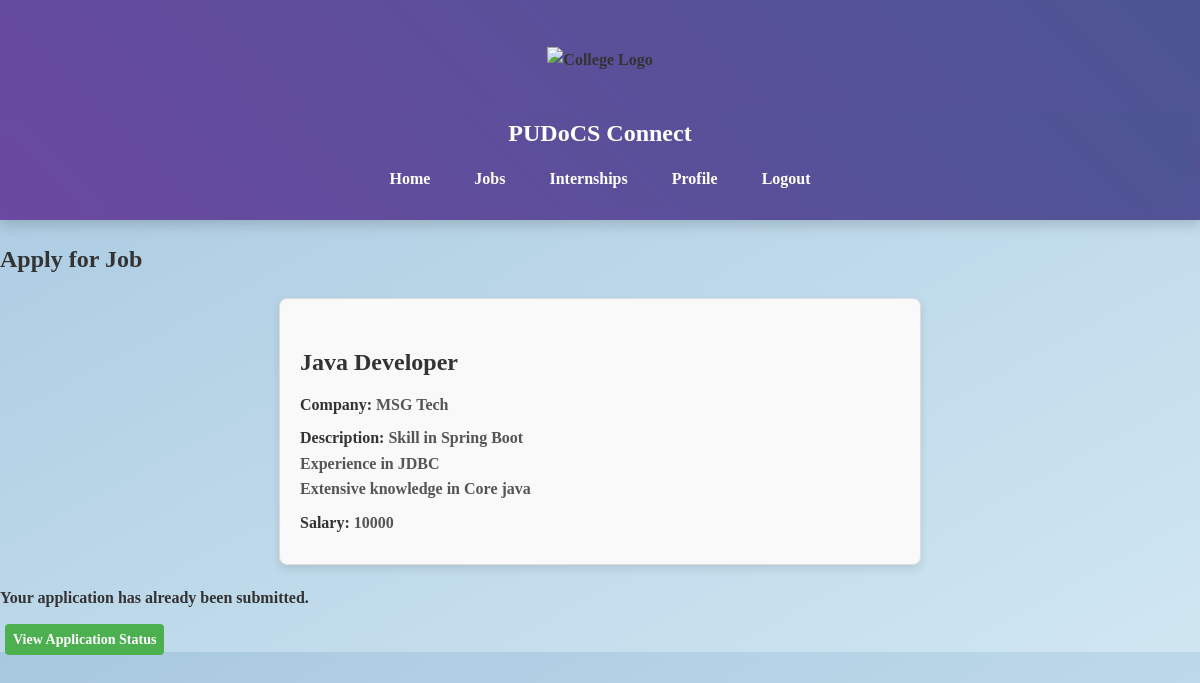
The page /student_apply_job.php?job_id=12 (signed in) on the database its author committed.
### tables this page shows
CREATE TABLE `job_postings` (
  `id` int(11) NOT NULL,
  `title` varchar(255) NOT NULL,
  `company_name` varchar(255) NOT NULL,
  `description` text NOT NULL,
  `admin_user_name` varchar(255) NOT NULL,
  `application_deadline` date NOT NULL,
  `job_type` enum('Full-time','Part-time','Contract','Internship') NOT NULL,
  `location` varchar(255) NOT NULL,
  `salary` varchar(100) DEFAULT NULL,
  `posted_by` varchar(255) NOT NULL,
  `poster_image` varchar(255) NOT NULL,
  `posted_date` timestamp NOT NULL DEFAULT current_timestamp(),
  `category` enum('Developing','Testing','Digital Marketing','Editor','Customer Support','Project Management','Design','Data Science') NOT NULL,
  `alumni_id` int(11) NOT NULL
);

### student_apply_job.php (the view, shortened to what this page needs)
<?php
require 'db.php';
$job_id = $_GET['job_id'];
$student_id = $_SESSION['user_id'];
$stmt = $conn->prepare("SELECT title, company_name, description, salary, posted_by FROM job_postings WHERE id = ?");
$stmt->bind_param("i", $job_id);
$stmt->execute();
$result = $stmt->get_result();
$job = $result->fetch_assoc();
$stmt = $conn->prepare("SELECT * FROM job_applications WHERE job_id = ? AND student_id = ?");
$stmt->bind_param("ii", $job_id, $student_id);
$stmt->execute();
$application_result = $stmt->get_result();
$has_applied = $application_result->num_rows > 0;
?>
<!DOCTYPE html>
<html lang="en">
<head>
    <link rel="stylesheet" href="./style.css">
</head>
<body>
<header>
    <div class="header-container">
        <img src="https://www.pondiuni.edu.in/wp-content/uploads/2020/05/PU_Logo_Full.png" alt="College Logo">
    </div>
    <nav>
        <div class="college-title">
        <h2>PUDoCS Connect </h2>
        </div>
      <a href="./student_index.php">Home</a>
        <a href="job_show.php">Jobs</a>
        <a href="internship_show.php">Internships</a>
        <a href="student_profile.php">Profile</a>
        <a href="logout.php">Logout</a>
    </nav>
</header>
<h2>Apply for Job</h2>
<div class="job-details">
    <h3><?php echo htmlspecialchars($job['title']); ?></h3>
    <p><strong>Company:</strong> <?php echo htmlspecialchars($job['company_name']); ?></p>
    <p><strong>Description:</strong> <?php echo nl2br(htmlspecialchars($job['description'])); ?></p>
    <p><strong>Salary:</strong> <?php echo htmlspecialchars($job['salary']); ?></p>
</div>
<?php if ($has_applied): ?>
    <p>Your application has already been submitted.</p>
    <a href="student_job_application_status.php?job_id=<?php echo $job_id; ?>" class="btn">View Application Status</a>
<?php endif; ?>
</body>
</html>

### style.css (style rules this page uses)
body { font-family: Cambria, Cochin, Georgia, Times, 'Times New Roman', serif; font-weight: bold; margin: 0; padding: 0; background: linear-gradient(to bottom right, #a8c8e0, #d0e7f2); color: #333; line-height: 1.6; overflow-x: hidden; transition: background-color 0.5s ease; animation: fadeInBackground 0.5s ease-in-out; }
header { text-align: center; box-shadow: 0 6px 12px rgba(0, 0, 0, 0.15); top: 0; z-index: 10; animation: slideDownNav 0.8s ease-out; background: linear-gradient(45deg, #6a49a0, #4c5594); text-align: center; }
header h2 { margin: 0; font-size: 1.5em; }
.header-container { display: flex; justify-content: center; align-items: center; height: 100px; }
nav { background: linear-gradient(45deg, #6a49a0, #4c5594); padding: 4px; text-align: center; }
nav a { color: white; padding: 14px 20px; text-decoration: none; display: inline-block; }
.college-title h2 { font-size: 1.5em; color: white; margin: 0; display: block; }
.btn { background-color: #4CAF50; color: white; padding: 8px; border: none; margin: 5px; border-radius: 4px; text-decoration: none; text-align: center; font-size: 14px; transition: background-color 0.3s, box-shadow 0.3s; }
header { background-color: #005a9e; padding: 10px; }

### student_apply_job.php (style rules this page uses)
.job-details { background-color: #f9f9f9; border: 1px solid #ddd; border-radius: 8px; padding: 20px; box-shadow: 0 4px 8px rgba(0, 0, 0, 0.1); max-width: 600px; margin: 20px auto; }
.job-details h3 { font-size: 1.5em; color: #333; margin-bottom: 10px; }
.job-details p { font-size: 1em; color: #555; line-height: 1.6; margin: 8px 0; }
.job-details strong { color: #333; }

### rows shown on the page
job_postings: title "Java Developer", company_name "MSG Tech", description "Skill in Spring Boot Experience in JDBC Extensive knowledge in Core java", salary "10000"
